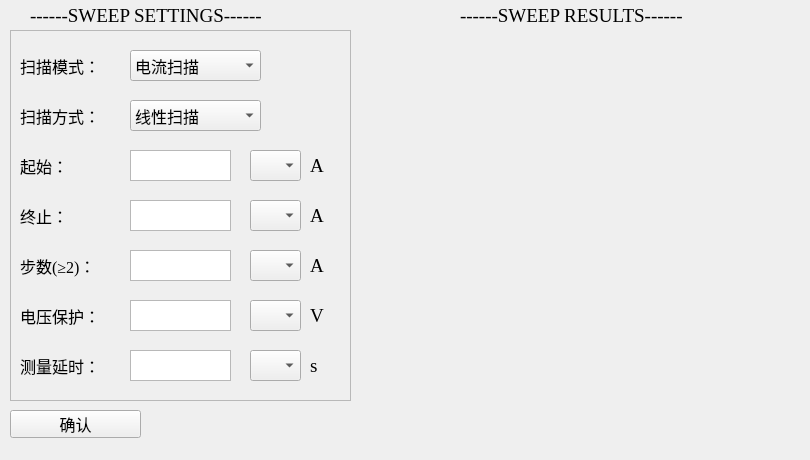
    <widget class="QWidget" name="ScanningMode">
     <attribute name="title">
      <string>扫描模式</string>
     </attribute>
     <widget class="QFrame" name="w_frame">
      <property name="geometry">
       <rect>
        <x>10</x>
        <y>30</y>
        <width>341</width>
        <height>371</height>
       </rect>
      </property>
      <property name="frameShape">
       <enum>QFrame::StyledPanel</enum>
      </property>
      <property name="frameShadow">
       <enum>QFrame::Raised</enum>
      </property>
      <widget class="QLabel" name="w_label_SweepDelay">
       <property name="geometry">
        <rect>
         <x>10</x>
         <y>320</y>
         <width>101</width>
         <height>31</height>
        </rect>
       </property>
       <property name="font">
        <font>
         <family>Times New Roman</family>
         <pointsize>12</pointsize>
        </font>
       </property>
       <property name="text">
        <string>测量延时：</string>
       </property>
      </widget>
      <widget class="QComboBox" name="w_chooseSourceOfSweep">
       <property name="geometry">
        <rect>
         <x>120</x>
         <y>20</y>
         <width>131</width>
         <height>31</height>
        </rect>
       </property>
       <property name="font">
        <font>
         <family>Times New Roman</family>
         <pointsize>12</pointsize>
        </font>
       </property>
       <item>
        <property name="text">
         <string>电流扫描</string>
        </property>
       </item>
       <item>
        <property name="text">
         <string>电压扫描</string>
        </property>
       </item>
      </widget>
      <widget class="QLabel" name="w_label_SweepEnd">
       <property name="geometry">
        <rect>
         <x>10</x>
         <y>170</y>
         <width>101</width>
         <height>31</height>
        </rect>
       </property>
       <property name="font">
        <font>
         <family>Times New Roman</family>
         <pointsize>12</pointsize>
        </font>
       </property>
       <property name="text">
        <string>终止：</string>
       </property>
      </widget>
      <widget class="QLabel" name="w_label_IVProtection">
       <property name="geometry">
        <rect>
         <x>10</x>
         <y>270</y>
         <width>101</width>
         <height>31</height>
        </rect>
       </property>
       <property name="font">
        <font>
         <family>Times New Roman</family>
         <pointsize>12</pointsize>
        </font>
       </property>
       <property name="text">
        <string>电压保护：</string>
       </property>
      </widget>
      <widget class="QLabel" name="w_label_SweepStart">
       <property name="geometry">
        <rect>
         <x>10</x>
         <y>120</y>
         <width>101</width>
         <height>31</height>
        </rect>
       </property>
       <property name="font">
        <font>
         <family>Times New Roman</family>
         <pointsize>12</pointsize>
        </font>
       </property>
       <property name="text">
        <string>起始：</string>
       </property>
      </widget>
      <widget class="QLabel" name="w_label_SweepStepPoint">
       <property name="geometry">
        <rect>
         <x>10</x>
         <y>220</y>
         <width>91</width>
         <height>31</height>
        </rect>
       </property>
       <property name="font">
        <font>
         <family>Times New Roman</family>
         <pointsize>12</pointsize>
        </font>
       </property>
       <property name="text">
        <string>步数(≥2)：</string>
       </property>
      </widget>
      <widget class="QTextEdit" name="w_SweepStartInput">
       <property name="geometry">
        <rect>
         <x>120</x>
         <y>120</y>
         <width>101</width>
         <height>31</height>
        </rect>
       </property>
       <property name="minimumSize">
        <size>
         <width>0</width>
         <height>30</height>
        </size>
       </property>
       <property name="font">
        <font>
         <family>Times New Roman</family>
         <pointsize>12</pointsize>
        </font>
       </property>
      </widget>
      <widget class="QTextEdit" name="w_SweepEndInput">
       <property name="geometry">
        <rect>
         <x>120</x>
         <y>170</y>
         <width>101</width>
         <height>31</height>
        </rect>
       </property>
       <property name="font">
        <font>
         <family>Times New Roman</family>
         <pointsize>12</pointsize>
        </font>
       </property>
      </widget>
      <widget class="QTextEdit" name="w_SweepStepInput">
       <property name="geometry">
        <rect>
         <x>120</x>
         <y>220</y>
         <width>101</width>
         <height>31</height>
        </rect>
       </property>
       <property name="font">
        <font>
         <family>Times New Roman</family>
         <pointsize>12</pointsize>
        </font>
       </property>
      </widget>
      <widget class="QTextEdit" name="w_SweepIVProtectionInput">
       <property name="geometry">
        <rect>
         <x>120</x>
         <y>270</y>
         <width>101</width>
         <height>31</height>
        </rect>
       </property>
       <property name="font">
        <font>
         <family>Times New Roman</family>
         <pointsize>12</pointsize>
        </font>
       </property>
      </widget>
      <widget class="QTextEdit" name="w_SweepDelayInput">
       <property name="geometry">
        <rect>
         <x>120</x>
         <y>320</y>
         <width>101</width>
         <height>31</height>
        </rect>
       </property>
       <property name="font">
        <font>
         <family>Times New Roman</family>
         <pointsize>12</pointsize>
        </font>
       </property>
      </widget>
      <widget class="QComboBox" name="w_chooseSizeOfStartInput">
       <property name="geometry">
        <rect>
         <x>240</x>
         <y>120</y>
         <width>51</width>
         <height>31</height>
        </rect>
       </property>
       <property name="font">
        <font>
         <family>Times New Roman</family>
         <pointsize>14</pointsize>
        </font>
       </property>
       <item>
        <property name="text">
         <string/>
        </property>
       </item>
       <item>
        <property name="text">
         <string>m</string>
        </property>
       </item>
       <item>
        <property name="text">
         <string>u</string>
        </property>
       </item>
       <item>
        <property name="text">
         <string>n</string>
        </property>
       </item>
      </widget>
      <widget class="QComboBox" name="w_chooseSizeOfEndInput">
       <property name="geometry">
        <rect>
         <x>240</x>
         <y>170</y>
         <width>51</width>
         <height>31</height>
        </rect>
       </property>
       <property name="font">
        <font>
         <family>Times New Roman</family>
         <pointsize>14</pointsize>
        </font>
       </property>
       <item>
        <property name="text">
         <string/>
        </property>
       </item>
       <item>
        <property name="text">
         <string>m</string>
        </property>
       </item>
       <item>
        <property name="text">
         <string>u</string>
        </property>
       </item>
       <item>
        <property name="text">
         <string>n</string>
        </property>
       </item>
      </widget>
      <widget class="QComboBox" name="w_chooseSizeOfSweepIVProtection">
       <property name="geometry">
        <rect>
         <x>240</x>
         <y>270</y>
         <width>51</width>
         <height>31</height>
        </rect>
       </property>
       <property name="font">
        <font>
         <family>Times New Roman</family>
         <pointsize>14</pointsize>
        </font>
       </property>
       <item>
        <property name="text">
         <string/>
        </property>
       </item>
       <item>
        <property name="text">
         <string>m</string>
        </property>
       </item>
       <item>
        <property name="text">
         <string>u</string>
        </property>
       </item>
       <item>
        <property name="text">
         <string>n</string>
        </property>
       </item>
      </widget>
      <widget class="QComboBox" name="w_chooseSizeOfSweepDelay">
       <property name="geometry">
        <rect>
         <x>240</x>
         <y>320</y>
         <width>51</width>
         <height>31</height>
        </rect>
       </property>
       <property name="font">
        <font>
         <family>Times New Roman</family>
         <pointsize>14</pointsize>
        </font>
       </property>
       <item>
        <property name="text">
         <string/>
        </property>
       </item>
       <item>
        <property name="text">
         <string>m</string>
        </property>
       </item>
       <item>
        <property name="text">
         <string>u</string>
        </property>
       </item>
       <item>
        <property name="text">
         <string>n</string>
        </property>
       </item>
      </widget>
      <widget class="QLabel" name="w_label_seconds_3">
       <property name="geometry">
        <rect>
         <x>300</x>
         <y>320</y>
         <width>31</width>
         <height>31</height>
        </rect>
       </property>
       <property name="font">
        <font>
         <family>Times New Roman</family>
         <pointsize>14</pointsize>
        </font>
       </property>
       <property name="text">
        <string>s</string>
       </property>
      </widget>
      <widget class="QLabel" name="w_label_seconds_4">
       <property name="geometry">
        <rect>
         <x>300</x>
         <y>270</y>
         <width>31</width>
         <height>31</height>
        </rect>
       </property>
       <property name="font">
        <font>
         <family>Times New Roman</family>
         <pointsize>14</pointsize>
        </font>
       </property>
       <property name="text">
        <string>V</string>
       </property>
      </widget>
      <widget class="QLabel" name="w_label_seconds_5">
       <property name="geometry">
        <rect>
         <x>300</x>
         <y>170</y>
         <width>31</width>
         <height>31</height>
        </rect>
       </property>
       <property name="font">
        <font>
         <family>Times New Roman</family>
         <pointsize>14</pointsize>
        </font>
       </property>
       <property name="text">
        <string>A</string>
       </property>
      </widget>
      <widget class="QLabel" name="w_label_seconds_6">
       <property name="geometry">
        <rect>
         <x>300</x>
         <y>120</y>
         <width>31</width>
         <height>31</height>
        </rect>
       </property>
       <property name="font">
        <font>
         <family>Times New Roman</family>
         <pointsize>14</pointsize>
        </font>
       </property>
       <property name="text">
        <string>A</string>
       </property>
      </widget>
      <widget class="QLabel" name="w_label_SweepModeChoice_2">
       <property name="geometry">
        <rect>
         <x>10</x>
         <y>70</y>
         <width>101</width>
         <height>31</height>
        </rect>
       </property>
       <property name="font">
        <font>
         <family>Times New Roman</family>
         <pointsize>12</pointsize>
        </font>
       </property>
       <property name="text">
        <string>扫描方式：</string>
       </property>
      </widget>
      <widget class="QComboBox" name="w_chooseTypeOfSweep">
       <property name="geometry">
        <rect>
         <x>120</x>
         <y>70</y>
         <width>131</width>
         <height>31</height>
        </rect>
       </property>
       <property name="font">
        <font>
         <family>Times New Roman</family>
         <pointsize>12</pointsize>
        </font>
       </property>
       <item>
        <property name="text">
         <string>线性扫描</string>
        </property>
       </item>
       <item>
        <property name="text">
         <string>对数扫描</string>
        </property>
       </item>
      </widget>
      <widget class="QComboBox" name="w_chooseSizeOfStepInput">
       <property name="geometry">
        <rect>
         <x>240</x>
         <y>220</y>
         <width>51</width>
         <height>31</height>
        </rect>
       </property>
       <property name="font">
        <font>
         <family>Times New Roman</family>
         <pointsize>14</pointsize>
        </font>
       </property>
       <item>
        <property name="text">
         <string/>
        </property>
       </item>
       <item>
        <property name="text">
         <string>m</string>
        </property>
       </item>
       <item>
        <property name="text">
         <string>u</string>
        </property>
       </item>
       <item>
        <property name="text">
         <string>n</string>
        </property>
       </item>
      </widget>
      <widget class="QLabel" name="w_label_seconds_7">
       <property name="geometry">
        <rect>
         <x>300</x>
         <y>220</y>
         <width>31</width>
         <height>31</height>
        </rect>
       </property>
       <property name="font">
        <font>
         <family>Times New Roman</family>
         <pointsize>14</pointsize>
        </font>
       </property>
       <property name="text">
        <string>A</string>
       </property>
      </widget>
      <widget class="QLabel" name="w_label_SweepModeChoice">
       <property name="geometry">
        <rect>
         <x>10</x>
         <y>20</y>
         <width>101</width>
         <height>31</height>
        </rect>
       </property>
       <property name="font">
        <font>
         <family>Times New Roman</family>
         <pointsize>12</pointsize>
        </font>
       </property>
       <property name="text">
        <string>扫描模式：</string>
       </property>
      </widget>
     </widget>
     <widget class="QPushButton" name="w_ConfirmSweepModeSettings">
      <property name="geometry">
       <rect>
        <x>10</x>
        <y>410</y>
        <width>131</width>
        <height>28</height>
       </rect>
      </property>
      <property name="font">
       <font>
        <family>Times New Roman</family>
        <pointsize>12</pointsize>
       </font>
      </property>
      <property name="text">
       <string>确认</string>
      </property>
     </widget>
     <widget class="QWidget" name="sweepResultWidget" native="true">
      <property name="geometry">
       <rect>
        <x>400</x>
        <y>30</y>
        <width>401</width>
        <height>421</height>
       </rect>
      </property>
     </widget>
     <widget class="QLabel" name="w_labelSourceCurrentMode_2">
      <property name="geometry">
       <rect>
        <x>30</x>
        <y>0</y>
        <width>341</width>
        <height>31</height>
       </rect>
      </property>
      <property name="font">
       <font>
        <family>Times New Roman</family>
        <pointsize>14</pointsize>
       </font>
      </property>
      <property name="text">
       <string>------SWEEP SETTINGS------</string>
      </property>
     </widget>
     <widget class="QLabel" name="w_labelSourceCurrentMode_3">
      <property name="geometry">
       <rect>
        <x>460</x>
        <y>0</y>
        <width>341</width>
        <height>31</height>
       </rect>
      </property>
      <property name="font">
       <font>
        <family>Times New Roman</family>
        <pointsize>14</pointsize>
       </font>
      </property>
      <property name="text">
       <string>------SWEEP RESULTS------</string>
      </property>
     </widget>
    </widget>
